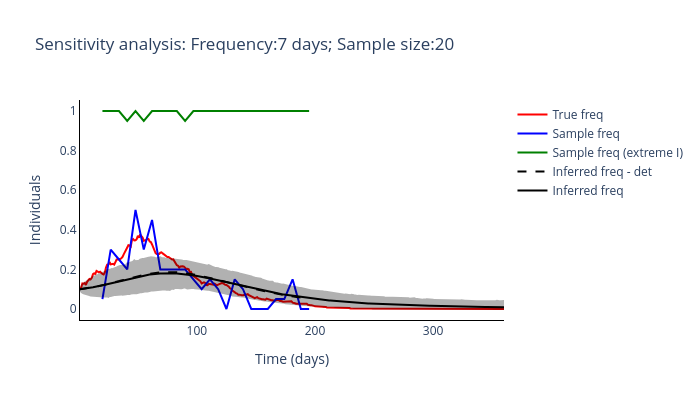
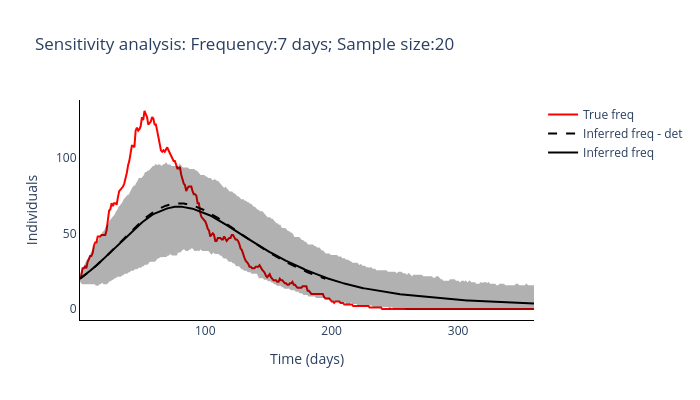

Notebook cell for these charts, in order:
### Markdown cell above
#### Run optimisation-based inference method for multiple sampling protcols

### Code cell
routine_run(freq_samplying_range[2], sample_size_range[0])

### Figure 1 — Plotly figure (JSON) as saved in the notebook; plotly's stock layout.template omitted (floating-point values rounded to 4 significant figures; data arrays with more than 128 entries replaced by an {"elided": "..."} marker saying what was removed)
{"data": [{"line": {"color": "red"}, "mode": "lines", "name": "True freq", "type": "scatter", "x": {"elided": "360 int values"}, "y": {"elided": "360 float values"}}, {"line": {"color": "blue"}, "mode": "lines", "name": "Sample freq", "type": "scatter", "x": [20, 27, 34, 41, 48, 55, 62, 69, 76, 83, 90, 97, 104, 111, 118, 125, 132, 139, 146, 153, 160, 167, 174, 181, 188, 195], "y": [0.05, 0.3, 0.25, 0.2, 0.5, 0.3, 0.45, 0.2, 0.2, 0.2, 0.2, 0.15, 0.1, 0.15, 0.1, 0, 0.15, 0.1, 0, 0, 0, 0.05, 0.05, 0.15, 0, 0]}, {"line": {"color": "green"}, "mode": "lines", "name": "Sample freq (extreme I)", "type": "scatter", "x": [20, 27, 34, 41, 48, 55, 62, 69, 76, 83, 90, 97, 104, 111, 118, 125, 132, 139, 146, 153, 160, 167, 174, 181, 188, 195], "y": [1, 1, 1, 0.95, 1, 0.95, 1, 1, 1, 1, 0.95, 1, 1, 1, 1, 1, 1, 1, 1, 1, 1, 1, 1, 1, 1, 1]}, {"line": {"color": "black", "dash": "dash"}, "mode": "lines", "name": "Inferred freq - det", "type": "scatter", "x": {"elided": "360 int values"}, "y": {"elided": "195 float values"}}, {"line": {"color": "black"}, "mode": "lines", "name": "Inferred freq", "type": "scatter", "x": {"elided": "360 int values"}, "y": {"elided": "360 float values"}}, {"fill": "toself", "fillcolor": "black", "line": {"color": "black"}, "mode": "lines", "name": "Inferred freq", "opacity": 0.3, "showlegend": false, "type": "scatter", "x": {"elided": "720 int values"}, "y": {"elided": "720 float values"}}], "layout": {"height": 400, "plot_bgcolor": "white", "title": {"text": "Sensitivity analysis: Frequency:7 days; Sample size:20"}, "width": 700, "xaxis": {"linecolor": "black", "title": {"text": "Time (days)"}}, "yaxis": {"linecolor": "black", "title": {"text": "Individuals"}}}}

### Figure 2 — Plotly figure (JSON) as saved in the notebook; plotly's stock layout.template omitted (floating-point values rounded to 4 significant figures; data arrays with more than 128 entries replaced by an {"elided": "..."} marker saying what was removed)
{"data": [{"line": {"color": "red"}, "mode": "lines", "name": "True freq", "type": "scatter", "x": {"elided": "360 int values"}, "y": {"elided": "360 int values"}}, {"line": {"color": "black", "dash": "dash"}, "mode": "lines", "name": "Inferred freq - det", "type": "scatter", "x": {"elided": "360 int values"}, "y": {"elided": "195 float values"}}, {"line": {"color": "black"}, "mode": "lines", "name": "Inferred freq", "type": "scatter", "x": {"elided": "360 int values"}, "y": {"elided": "360 float values"}}, {"fill": "toself", "fillcolor": "black", "line": {"color": "black"}, "mode": "lines", "name": "Inferred freq", "opacity": 0.3, "showlegend": false, "type": "scatter", "x": {"elided": "720 int values"}, "y": {"elided": "720 float values"}}], "layout": {"height": 400, "plot_bgcolor": "white", "title": {"text": "Sensitivity analysis: Frequency:7 days; Sample size:20"}, "width": 700, "xaxis": {"linecolor": "black", "title": {"text": "Time (days)"}}, "yaxis": {"linecolor": "black", "title": {"text": "Individuals"}}}}
